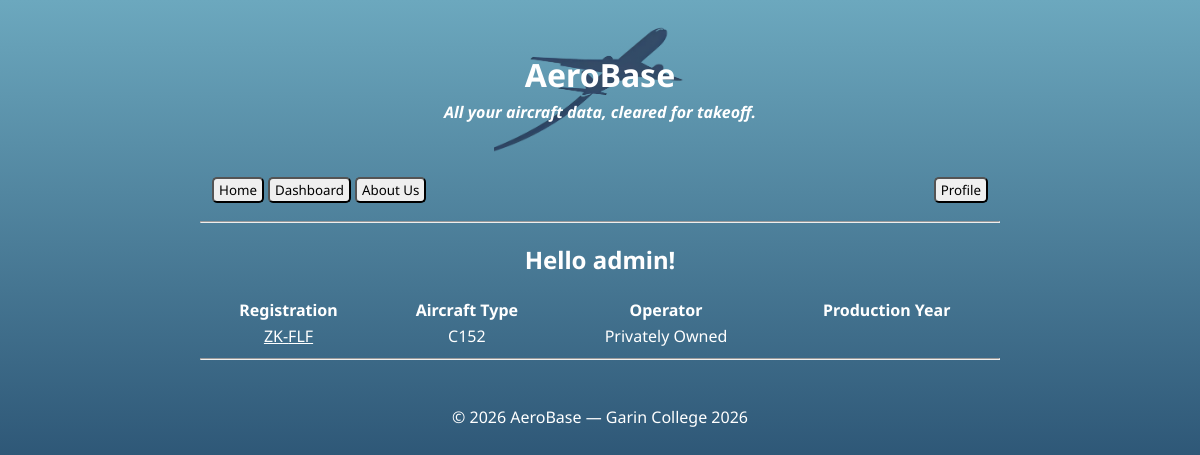
The page /database/aircraft (signed in) on the database as committed earlier.
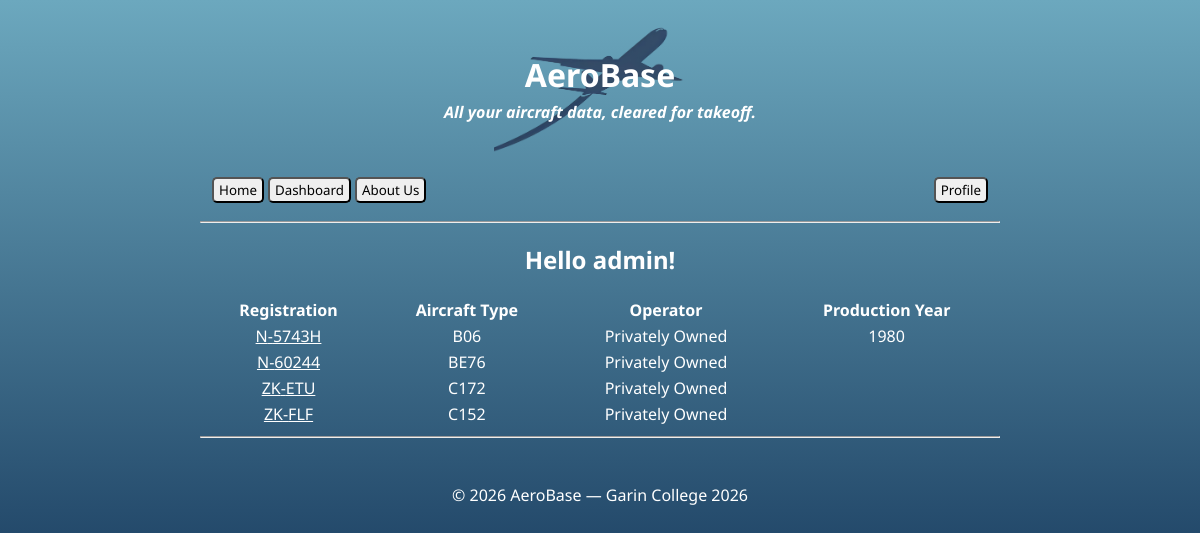
The same page on the database as committed later.
### app.py (models this page shows)
class Aircraft(db.Model):
    id = db.Column(db.Integer, primary_key = True)
    registration = db.Column(db.String(10), nullable = False)
    year_produced = db.Column(db.Integer, nullable = True)
    operator_id = db.Column(db.String(3), db.ForeignKey("operator.icao"), nullable=False)
    registration_prefix = db.Column(db.String(5), db.ForeignKey("registration_prefix.prefix"), nullable=False)
    manufacturer_id = db.Column(db.Integer, db.ForeignKey("manufacturer.manufacturer_id"), nullable=False)
    user_id = db.Column(db.Integer, db.ForeignKey("user.id"), nullable = True)
    date_time = db.Column(db.DateTime, server_default=db.func.now(), onupdate=db.func.now(), nullable=False)
    __table_args__ = ( # Checks that the combination of the prefix and registration are unique, so something like ZK-ABC can exist, but so can VH-ABC and not a second ZK-ABC.
        db.UniqueConstraint(
            "registration_prefix",
            "registration",
            name = "unique_registration"
        ),
    )
    operator = db.relationship(
        "Operator",
        back_populates = "aircrafts"
    )
    prefix = db.relationship(
        "RegistrationPrefix",
        back_populates = "aircrafts"
    )
    manufacturer = db.relationship(
        "Manufacturer",
        back_populates = "aircrafts"
    )
    user = db.relationship(
        "User",
        back_populates = "aircrafts"
    )

class Manufacturer(db.Model):
    manufacturer_id = db.Column(db.Integer, primary_key = True)
    type_icao = db.Column(db.String(4), nullable = False)
    manufacturer_name = db.Column(db.String(50), nullable = False)
    model_name = db.Column(db.String(50), nullable = False)
    wake_cat = db.Column(db.String(1), nullable = False)
    operators = db.relationship(
        "Operator",
        secondary = manufacturer_operator,
        back_populates = "manufacturers"
    )
    aircrafts = db.relationship(
        "Aircraft",
        back_populates = "manufacturer"
    )

class Operator(db.Model):
    icao = db.Column(db.String(3), primary_key = True)
    hub_icao = db.Column(db.String(4), nullable = False)
    year_founded = db.Column(db.Integer, nullable = False)
    operator_name = db.Column(db.String(25), nullable = False)
    user_id = db.Column(db.Integer, db.ForeignKey("user.id"), nullable = True)
    date_time = db.Column(db.DateTime, server_default=db.func.now(), onupdate=db.func.now(), nullable=False)
    manufacturers = db.relationship(
        "Manufacturer",
        secondary = manufacturer_operator,
        back_populates = "operators"
    )
    aircrafts = db.relationship(
        "Aircraft",
        back_populates = "operator"
    )
    user = db.relationship(
        "User",
        back_populates = "operators"
    )

### app.py (the view)
    @app.route("/database/aircraft")
    def dbaircraft():
        aircraft = Aircraft.query.order_by(Aircraft.operator_id, Aircraft.registration_prefix, Aircraft.registration).all() # Pulls all aircraft from the database
        if "user" in session:
            return render_template(
                "aircraft.html",
                page_title = "Database (Aircraft)",
                user=session["user"],
                aircrafts=aircraft
            )
        else:
            return redirect(url_for("login"))

### app.py (called while the page is built)
@app.context_processor
def inject_user():
   return{
       "logged_in": "user" in session
   }

### templates/aircraft.html
{% extends "layout.html" %}
{% block content %}
<h2 style="color: #ffffff;">Hello {{user}}!</h2>
<table style="width: 100%; color:#ffffff;">
    <tr>
        <th>Registration</th>
        <th>Aircraft Type</th>
        <th>Operator</th>
        <th>Production Year</th>
    </tr>
    {% for aircraft in aircrafts %}
    <tr>
        <td><a href="/database/aircraft/{{ aircraft.id }}" style="color:#ffffff">{{aircraft.registration_prefix}}-{{aircraft.registration}}</a></td>
        <td>{{aircraft.manufacturer.type_icao}}</td>
        <td>{{aircraft.operator.operator_name}}</td>
        <td>
            {% if aircraft.year_produced %}
            {{aircraft.year_produced}}
            {% endif %}
        </td>
    </tr>
    {% endfor %}
</table>
{% endblock %}

### templates/layout.html (shortened to what this page needs)
<!doctype html>
<html lang="en">
<head>
<link rel="stylesheet" href="{{ url_for('static', filename='style.css') }}">
</head>
<body>
{% include "header.html" %}
{% include "nav.html" %}
  <hr>
  {% block content %}{% endblock %}
  <hr>
  {% include "footer.html" %}
</body>
</html>

### templates/header.html
<header>
  <h1 style="margin-bottom: 5px;">AeroBase</h1>
  <h4 style="margin-top: 5px"><i>All your aircraft data, cleared for takeoff.</i></h4>
</header>

### templates/nav.html
<nav>
  <button style="margin-inline:2px" type="button" onclick="window.location.href='/'">Home</button>
  <button style="margin-inline:2px" type="button" onclick="window.location.href='/dashboard'">Dashboard</button>
  <button style="margin-inline:2px" type="button" onclick="window.location.href='/about-us'">About Us</button>
  {% if logged_in %}
    <button style="margin-inline:2px; margin-inline-start:auto;"  class="login-link" type="button" onclick="window.location.href='/profile'">Profile</button>
  {% else %}
    <button style="margin-inline:2px; margin-inline-start:auto;"  class="login-link" type="button" onclick="window.location.href='/login'">Login</button>
  {% endif %}
</nav>

### templates/footer.html
<footer>
  <p style="color: #ffffff;">
    © 2026 AeroBase — Garin College 2026
  </p>
</footer>

### static/style.css (style rules this page uses)
html { height:100%; }
body { font-family: 'Noto Sans', sans-serif; max-width: 800px; margin: 20px auto; background-image: linear-gradient(to bottom, #6ca8be, #001b42); background-repeat: no-repeat; background-attachment: fixed; text-align:center; }
header { padding: 12px; border-radius: 8px; color:#ffffff; background-image: url('homepage.png'); background-position: center; background-size: contain; background-repeat: no-repeat; }
nav { margin-top: 10px; padding: 10px; border-radius: 8px; display: flex; align-items: center; }
footer { margin-top: 20px; padding: 10px; border-radius: 8px; }
button { padding:2px; border-radius: 5px; padding-left: 5px; padding-right: 5px; font-family: 'Noto Sans', sans-serif; }

Rows that differ between the two databases and show on the page:
added Aircraft: registration_prefix "N", registration "5743H", manufacturer.type_icao "B06", operator.operator_name "Privately Owned", year_produced "1980"
added Aircraft: registration_prefix "N", registration "60244", manufacturer.type_icao "BE76", operator.operator_name "Privately Owned"
added Aircraft: registration_prefix "ZK", registration "ETU", manufacturer.type_icao "C172", operator.operator_name "Privately Owned"
